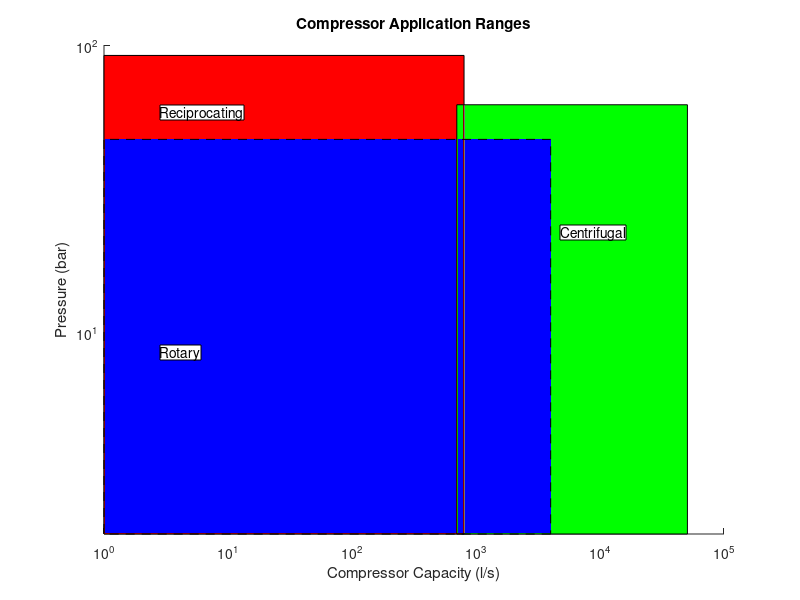

MATLAB code for this plot:
%   close(gcf)

%   figure

% axis([0 100000 0 100])
xlim([0 100000]);
ylim([0 100])
set(gca,'xscale','log');
set(gca,'yscale','log');

%    rectangle('Position',[0 0 1000 100])
rectangle('Position',[1 2 800 90],'FaceColor','r')
axis([0 100000 0 100])

rectangle('Position',[700 2 50000 60],'FaceColor','g')

rectangle('Position',[1 2 4000 45],'FaceColor','b','LineStyle','--')

xlabel('Compressor Capacity (l/s)')
ylabel('Pressure (bar)')
title('Compressor Application Ranges')

annotation('textbox', [0.2,0.4,0.1,0.1], 'BackgroundColor', 'w','String', 'Rotary');
annotation('textbox', [0.2,0.8,0.1,0.1], 'BackgroundColor', 'w','String', 'Reciprocating');
annotation('textbox', [0.7,0.6,0.1,0.1], 'BackgroundColor', 'w','String', 'Centrifugal');